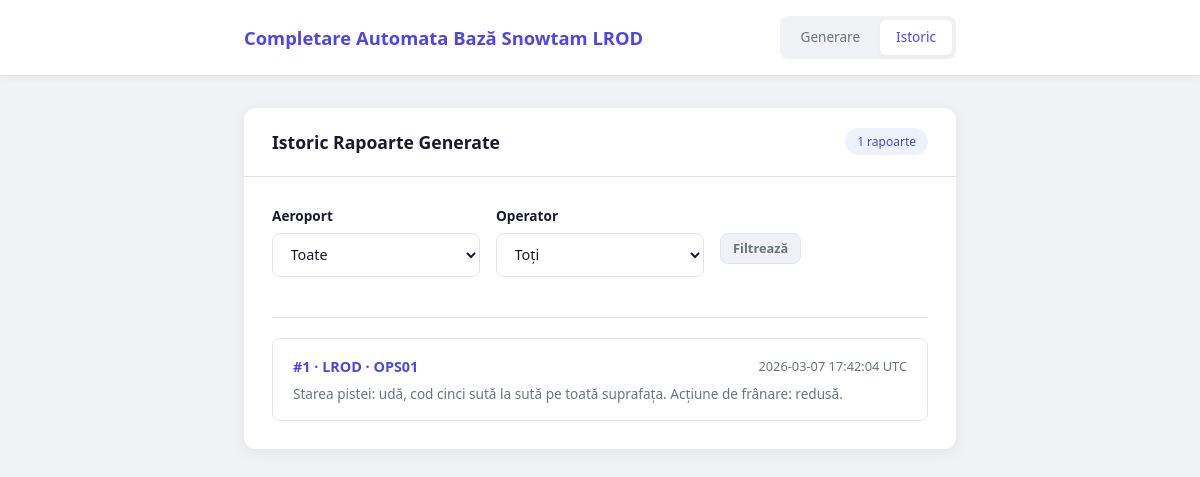
The app's page /history with its own data.
### tables this page shows
CREATE TABLE generations (
            id INTEGER PRIMARY KEY AUTOINCREMENT,
            created_at TEXT NOT NULL,
            airport_code TEXT NOT NULL,
            operator_code TEXT NOT NULL,
            speech_text TEXT,
            curated_text TEXT,
            default_parameters TEXT NOT NULL,
            extracted_parameters TEXT NOT NULL,
            generated_html TEXT NOT NULL
        );

### app/routers/web.py (the view)
@router.get("/history", response_class=HTMLResponse)
async def history(
    request: Request,
    airport: Optional[str] = Query(None),
    operator: Optional[str] = Query(None),
):
    generations = get_all_generations(airport_code=airport, operator_code=operator)
    return templates.TemplateResponse(
        "history.html",
        {
            "request": request,
            "generations": generations,
            "filter_airport": airport or "",
            "filter_operator": operator or "",
        },
    )

### app/templates/history.html (shortened to what this page needs)
{% extends "base.html" %}
{% block content %}
<section class="section active">
    <div class="card">
        <div class="card-header">
            <h2>Istoric Rapoarte Generate</h2>
            <span class="badge">{{ generations | length }} rapoarte</span>
        </div>
        <div class="card-body">
            <form method="get" action="/history" class="history-filters">
                <div class="form-row">
                    <div class="form-group">
                        <label for="filter-airport">Aeroport</label>
                        <select id="filter-airport" name="airport" class="form-select">
                            <option value="">Toate</option>
                        </select>
                    </div>
                    <div class="form-group">
                        <label for="filter-operator">Operator</label>
                        <select id="filter-operator" name="operator" class="form-select">
                            <option value="">Toți</option>
                        </select>
                    </div>
                    <div class="form-group filter-actions">
                        <label>&nbsp;</label>
                        <button type="submit" class="btn btn-sm">Filtrează</button>
                    </div>
                </div>
            </form>
            {% if generations %}
            <div class="history-list">
                {% for gen in generations %}
                <a href="/history/{{ gen.id }}" class="history-item">
                    <div class="history-item-header">
                        <span class="history-id">#{{ gen.id }} &middot; {{ gen.airport_code }} &middot; {{ gen.operator_code }}</span>
                        <span class="history-date">{{ gen.created_at[:19].replace('T', ' ') }} UTC</span>
                    </div>
                    <div class="history-preview">
                        {{ gen.curated_text[:150] if gen.curated_text else gen.speech_text[:150] if gen.speech_text else 'Fără text' }}
                    </div>
                </a>
                {% endfor %}
            </div>
            {% else %}
            <p class="empty-state">Nu există rapoarte generate. Generați primul raport din pagina principală.</p>
            {% endif %}
        </div>
    </div>
</section>
{% endblock %}

### app/templates/base.html (shortened to what this page needs)
<!DOCTYPE html>
<html lang="en">
<head>
    <link rel="stylesheet" href="/static/css/style.css">
</head>
<body>
    <header>
        <div class="header-inner">
            <h1>Completare Automata Bază Snowtam LROD</h1>
            <nav>
                <a href="/" class="nav-link {% if request.url.path == '/' %}active{% endif %}">Generare</a>
                <a href="/history" class="nav-link {% if request.url.path.startswith('/history') %}active{% endif %}">Istoric</a>
            </nav>
        </div>
    </header>
    <main>
        {% block content %}{% endblock %}
    </main>
</body>
</html>

### static/css/style.css (style rules this page uses)
*, *::before, *::after { margin: 0; padding: 0; box-sizing: border-box; }
:root { --bg: #f0f2f5; --surface: #ffffff; --border: #e2e5ea; --text: #1a1a2e; --text-muted: #6c757d; --primary: #4f46e5; --primary-hover: #4338ca; --primary-light: #eef2ff; --danger: #ef4444; --danger-bg: #fef2f2; --success: #10b981; --success-bg: #ecfdf5; --radius: 12px; --radius-sm: 8px; --shadow: 0 4px 16px rgba(0, 0, 0, 0.06); --shadow-sm: 0 2px 8px rgba(0, 0, 0, 0.04); --font: 'Segoe UI', system-ui, -apple-system, sans-serif; --mono: 'SF Mono', 'Fira Code', 'Cascadia Code', monospace; --transition: 0.2s ease; }
body { font-family: var(--font); background: var(--bg); color: var(--text); line-height: 1.6; min-height: 100vh; }
header { background: var(--surface); border-bottom: 1px solid var(--border); position: sticky; top: 0; z-index: 100; box-shadow: var(--shadow-sm); }
.header-inner { max-width: 760px; margin: 0 auto; padding: 1rem 1.5rem; display: flex; align-items: center; justify-content: space-between; gap: 1rem; }
header h1 { font-size: 1.15rem; font-weight: 700; color: var(--primary); white-space: nowrap; }
nav { display: flex; gap: 0.25rem; background: var(--bg); padding: 0.25rem; border-radius: var(--radius-sm); }
.nav-link { padding: 0.4rem 1rem; border-radius: 6px; text-decoration: none; font-size: 0.85rem; font-weight: 500; color: var(--text-muted); transition: all var(--transition); cursor: pointer; }
.nav-link.active { background: var(--surface); color: var(--primary); box-shadow: var(--shadow-sm); }
main { max-width: 760px; margin: 2rem auto; padding: 0 1.5rem; }
.section { display: none; }
.section.active { display: block; animation: fadeIn 0.3s ease; }
.card { background: var(--surface); border-radius: var(--radius); box-shadow: var(--shadow); overflow: hidden; }
.card-header { padding: 1.25rem 1.75rem; border-bottom: 1px solid var(--border); display: flex; align-items: center; justify-content: space-between; }
.card-header h2 { font-size: 1.1rem; font-weight: 600; }
.badge { font-size: 0.75rem; font-weight: 500; color: var(--primary); background: var(--primary-light); padding: 0.25rem 0.75rem; border-radius: 999px; }
.card-body { padding: 1.75rem; }
.form-row { display: flex; gap: 1rem; }
.form-row .form-group { flex: 1; }
.form-group { margin-bottom: 1.25rem; }
.form-group label { display: block; font-size: 0.85rem; font-weight: 600; margin-bottom: 0.4rem; color: var(--text); }
textarea, input[type="text"], .form-select { width: 100%; padding: 0.65rem 0.85rem; border: 1px solid var(--border); border-radius: var(--radius-sm); font-family: var(--font); font-size: 0.9rem; color: var(--text); background: var(--surface); transition: border-color var(--transition); resize: vertical; }
.btn { display: inline-flex; align-items: center; justify-content: center; padding: 0.6rem 1.25rem; border: none; border-radius: var(--radius-sm); font-size: 0.9rem; font-weight: 600; cursor: pointer; transition: all var(--transition); font-family: var(--font); }
.btn-sm { padding: 0.35rem 0.75rem; font-size: 0.8rem; background: var(--bg); color: var(--text-muted); border: 1px solid var(--border); }
.history-list { display: flex; flex-direction: column; gap: 0.5rem; }
.history-item { display: block; padding: 1rem 1.25rem; border: 1px solid var(--border); border-radius: var(--radius-sm); text-decoration: none; color: var(--text); transition: all var(--transition); }
.history-item-header { display: flex; justify-content: space-between; align-items: center; margin-bottom: 0.4rem; }
.history-id { font-weight: 700; color: var(--primary); font-size: 0.9rem; }
.history-date { font-size: 0.8rem; color: var(--text-muted); }
.history-preview { font-size: 0.85rem; color: var(--text-muted); line-height: 1.5; }
.history-filters { margin-bottom: 1.25rem; padding-bottom: 1.25rem; border-bottom: 1px solid var(--border); }
.filter-actions { flex: 0 0 auto; }

### records on screen
generations: id "1", airport_code "LROD", operator_code "OPS01", created_at "2026-03-07 17:42:04", curated_text "Starea pistei: udă, cod cinci sută la sută pe toată suprafața. Acțiune de frânare: redusă."

### other values on screen
{{ generations | length }} "1"
